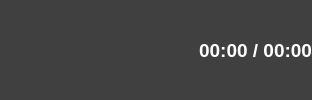
        <widget class="QWidget" name="Info" native="true">
         <property name="sizePolicy">
          <sizepolicy hsizetype="Expanding" vsizetype="Preferred">
           <horstretch>0</horstretch>
           <verstretch>0</verstretch>
          </sizepolicy>
         </property>
         <property name="font">
          <font>
           <pointsize>14</pointsize>
          </font>
         </property>
         <property name="styleSheet">
          <string notr="true">background-color: rgba(0, 0, 0, 0.5);</string>
         </property>
         <layout class="QHBoxLayout" name="horizontalLayout_7">
          <property name="spacing">
           <number>0</number>
          </property>
          <property name="leftMargin">
           <number>0</number>
          </property>
          <property name="topMargin">
           <number>0</number>
          </property>
          <property name="rightMargin">
           <number>0</number>
          </property>
          <property name="bottomMargin">
           <number>0</number>
          </property>
          <item>
           <widget class="QLabel" name="label_2">
            <property name="sizePolicy">
             <sizepolicy hsizetype="Fixed" vsizetype="Fixed">
              <horstretch>0</horstretch>
              <verstretch>0</verstretch>
             </sizepolicy>
            </property>
            <property name="minimumSize">
             <size>
              <width>150</width>
              <height>34</height>
             </size>
            </property>
            <property name="maximumSize">
             <size>
              <width>150</width>
              <height>34</height>
             </size>
            </property>
            <property name="styleSheet">
             <string notr="true">color: rgb(255, 255, 255);
background-color: rgba(0, 0, 0, 0);</string>
            </property>
            <property name="text">
             <string/>
            </property>
           </widget>
          </item>
          <item>
           <widget class="QLabel" name="labelCurrentPlaying">
            <property name="sizePolicy">
             <sizepolicy hsizetype="Expanding" vsizetype="Fixed">
              <horstretch>0</horstretch>
              <verstretch>0</verstretch>
             </sizepolicy>
            </property>
            <property name="minimumSize">
             <size>
              <width>0</width>
              <height>34</height>
             </size>
            </property>
            <property name="maximumSize">
             <size>
              <width>16777215</width>
              <height>34</height>
             </size>
            </property>
            <property name="font">
             <font>
              <pointsize>14</pointsize>
              <weight>75</weight>
              <italic>true</italic>
              <bold>true</bold>
             </font>
            </property>
            <property name="styleSheet">
             <string notr="true">background-color: rgba(0, 0, 0, 0);
color: rgb(255, 255, 255);</string>
            </property>
            <property name="text">
             <string/>
            </property>
            <property name="textFormat">
             <enum>Qt::AutoText</enum>
            </property>
            <property name="scaledContents">
             <bool>true</bool>
            </property>
            <property name="alignment">
             <set>Qt::AlignCenter</set>
            </property>
            <property name="wordWrap">
             <bool>true</bool>
            </property>
           </widget>
          </item>
          <item>
           <widget class="QLabel" name="playerPositionTime">
            <property name="sizePolicy">
             <sizepolicy hsizetype="Fixed" vsizetype="Fixed">
              <horstretch>0</horstretch>
              <verstretch>0</verstretch>
             </sizepolicy>
            </property>
            <property name="minimumSize">
             <size>
              <width>150</width>
              <height>34</height>
             </size>
            </property>
            <property name="maximumSize">
             <size>
              <width>150</width>
              <height>34</height>
             </size>
            </property>
            <property name="font">
             <font>
              <pointsize>14</pointsize>
              <weight>75</weight>
              <bold>true</bold>
             </font>
            </property>
            <property name="styleSheet">
             <string notr="true">color: rgb(255, 255, 255);
background-color: rgba(0, 0, 0, 0);</string>
            </property>
            <property name="text">
             <string>00:00 / 00:00</string>
            </property>
            <property name="alignment">
             <set>Qt::AlignRight|Qt::AlignTrailing|Qt::AlignVCenter</set>
            </property>
           </widget>
          </item>
         </layout>
        </widget>
